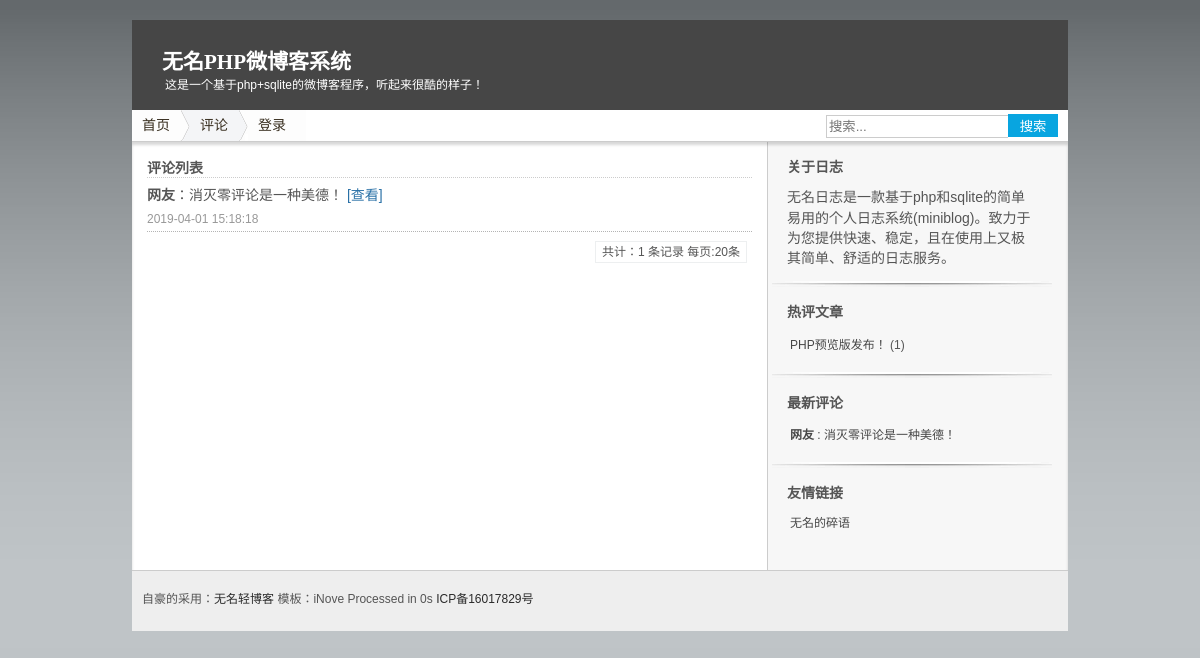
The app's page /index.php?act=plist, older data.
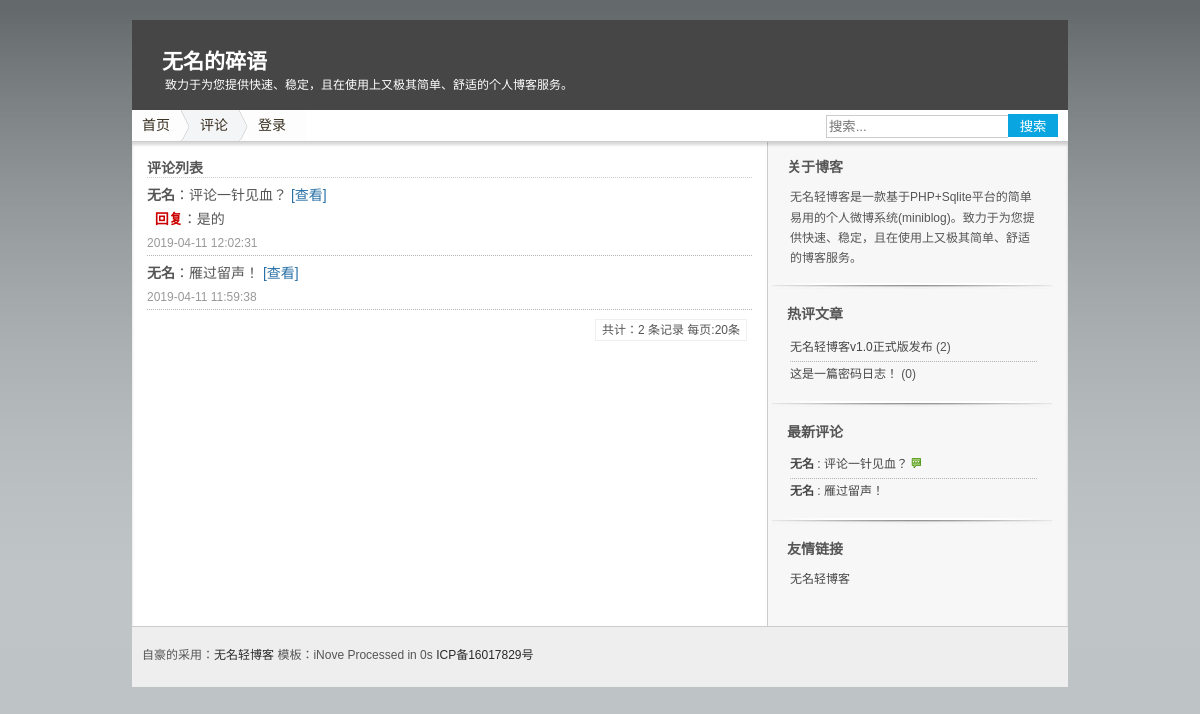
The same page, newer data.
### tables this page shows
CREATE TABLE "Set" (id INT (1), webuser VARCHAR (10), webtitle VARCHAR (20), webdesc VARCHAR (255), plsh INT (1), rewrite INT (1), safecode INT (1), icp VARCHAR (20));

CREATE TABLE Pl (id INTEGER PRIMARY KEY AUTOINCREMENT, cid INTEGER, pname VARCHAR (20), pcontent VARCHAR (300), rcontent VARCHAR (100), ptime DATETIME DEFAULT (datetime('now', 'localtime')), isn INT DEFAULT (0));

CREATE TABLE Wid (id INTEGER PRIMARY KEY AUTOINCREMENT, title VARCHAR (20), html TEXT, ord INT DEFAULT (1));

CREATE TABLE Log (id INTEGER PRIMARY KEY AUTOINCREMENT, title VARCHAR (100), sum VARCHAR (200), content TEXT, pic VARCHAR (200), pics VARCHAR (500), fm VARCHAR (20), atime DATETIME DEFAULT (datetime('now', 'localtime')), ist INT (1) DEFAULT (0), num INTEGER DEFAULT (0), pass VARCHAR (32));

### index.php (called while the page is built, shortened)
<?php
$t1 = microtime(true);
require_once 'app/class/config.php';
$db = new DbHelpClass();
$p = isset($_GET['p']) ? intval($_GET['p']) : 1;
$act = isset($_GET['act']) ? $_GET['act'] : '';
$per_page = 20;
$start = $per_page * ($p - 1);
$wid = $db->getdata("select * from `Wid` order by ord");
switch ($act) {
    case 'plist':
        $count = $db->total('`Pl`');
        $list = $db->getdata("select * from `Pl` order by id desc limit $start,$per_page", array());
        $tpl = 'plist.php';
        break;
}
require_once 'assets/'.$template .'/'. $tpl;

### app/class/config.php (called while the page is built, shortened)
<?php
$template = 'iNove';
$set = getset();
$webtitle= $set['webtitle'];
$webdesc= $set['webdesc'];
$rewrite = $set['rewrite'];
$icp = $set['icp'];
require_once ROOT_PATH.'assets/'.$template.'/theme.php';
function getset(){
  $db =new DbHelpClass();
  if(empty($_SESSION['set'])){
     $rs = $db->getdata("select * from `Set` where id=1");
     $set = $rs[0];
  }else{
     $set = $_SESSION['set'];
  }
  return $set;
}
function vurl($id){
   global $rewrite;
   $url =  $rewrite?'post-'.$id.'.html':self().'?act=pl&id='.$id;
   return $url;
}
function self(){
    $self = $_SERVER['PHP_SELF'];
    $php_self=substr($self,strrpos($self,'/')+1);
    return $php_self;
}
class DbHelpClass
    {
        private $conn;
        function __construct()
        {
            $path=ROOT_PATH."app/db/log.db";
			try{
			   $this->conn = new PDO('sqlite:'.$path);
			 }
			catch(Exception $errinfo){
				die ("PDO Connection faild.(可能空间不支持pdo_sqlite，详细错误信息：)".$errinfo);
			}
        }
        function getdata($sql,$params=array())
        {
            $bind=$this->conn->prepare($sql);
            $arrKeys=array_keys($params);
            $bind->execute();
            $result=$bind->fetchAll(PDO::FETCH_ASSOC);
            return $result;
        }
        function total($tab_name,$tj='')
           {
             $bind = $this->conn->prepare('SELECT count(id) as c FROM '.$tab_name.' '.$tj);
             $bind->execute();
             $result = $bind->fetchAll();
             return $result[0]['c'];
           }
    }

### assets/iNove/plist.php (the view, shortened to what the changed rows need)
<?php if(!defined('wmblog'))exit; ?><!DOCTYPE HTML>
<html>
<head>
<link href="assets/<?php echo $template;?>/style.css" rel="stylesheet" type="text/css" />
</head>
<body>
<div id="wrap">
  <?php include "head.php";?>
  <div id="content">
  <div id="main">
     <div id="comment_list">
         <?php foreach($list as $v){ ?>
		<div class="comlist" id="Com-<?php echo $v['id']; ?>"><div id="Ctext-<?php echo $v['id']; ?>"><p><strong><?php echo $v['pname']; ?></strong>：<?php if($v['isn']==1 && $admin===0){echo '评论审核中...'; } else { echo $v['pcontent'];}?>  <a href="<?php echo vurl($v['cid']); ?>#Com-<?php echo $v['id']; ?>">[查看]</a></p>
		<?php if($v['rcontent']<>""){?><p class="re">&nbsp;&nbsp;<strong style="color:#C00">回复</strong>：<span><?php echo $v['rcontent']; ?></span></p><?php }?>
		</div><p class="time"><?php echo $v['ptime']; ?></p></div>
       <?php } ?>
	 </div>
	 <div id="pager">
		<span class="info"> 共计：<?php echo $count; ?> 条记录 每页:<?php echo $per_page; ?>条</span><?php echo $pagelist; ?>
	</div>
	 </div>
    <?php include "right.php";?>
  </div>
  <div id="footer"><?php include "foot.php";?></div>
</div>
</body>
</html>

### assets/iNove/head.php (shortened to what the changed rows need)
<?php if(!defined('wmblog'))exit; ?><div id="header">
    <div id="caption">
      <h2 id="title"><a href="./"><?php echo $webtitle;?></a></h2>
      <div id="tagline"><?php echo $webdesc;?></div>
    </div>
  </div>

### assets/iNove/right.php
<?php if(!defined('wmblog'))exit; ?><div id="sidebar">
	  <?php foreach($wid as $v){?>
      <div class="widget">
        <h2><?php echo $v['title'];?></h2>
		<?php if($v['html']	==='topic'){?>
           <ul class="topic"><?php echo topic(10);?> </ul>
	    <?php }elseif ($v['html']	==='comment'){?>
           <ul class="comment"><?php echo comment(10);?></ul>
		<?php }else{?>
		  <ul><?php echo $v['html'];?></ul>
		<?php } ?>
      </div>
	 <?php } ?>
</div>

### assets/iNove/theme.php (shortened to what the changed rows need)
 <?php
function topic($n){
	global $db;
	$str = '';
    $rs =  $db->getdata("select id,title,sum,num from `Log` order by num desc limit 0,$n");
	foreach($rs as $v){
		if(empty($v['title'])){
		  $title = mb_substr(strip_tags($v['sum']),0,14,'utf-8');
		}else{
		   $title = $v['title'];
		}
	  $str .= '<li><a href="'. vurl($v['id']) .'">'.$title.'</a> ('.$v['num'].')</li>';
	}
   return $str;
}
function comment($n){
  	global $db,$template;
	$str = '';
    $rs =  $db->getdata("select id,cid,pname,pcontent,rcontent,isn from `Pl` order by id desc limit 0,$n");
	foreach($rs as $v){
		if($v['isn'] == 1){
		  $pcontent = '评论审核中';
		}else{
		  $pcontent = mb_substr($v['pcontent'],0,12,'utf-8');
		}
	  $str .= '<li><a href="'. vurl($v['cid']) .'#Com-'.$v['id'].'"><strong>'.$v['pname'].'</strong> : '.$pcontent.'</a>';
	  if(!empty($v['rcontent'])) {$str .= ' <img title="已回复" src="assets/'.$template.'/images/reply.gif" width="10" height="10" />';}
       $str .='</li>';
	}
   return $str;
}
?>

### assets/iNove/foot.php
<?php if(!defined('wmblog'))exit; ?>自豪的采用：<a href="http://www.4jax.net">无名轻博客</a> 模板：<?php echo $template;?>  Processed in <?php $t2 = microtime(true); echo round($t2-$t1,3); ?>s <a href="http://www.miitbeian.gov.cn/" rel="nofollow" target="_blank"><?php echo $icp;?></a>

Row changes from the older to the newer data that the page shows:
removed set: webtitle "无名PHP微博客系统", webdesc "这是一个基于php+sqlite的微博客程序，听起来很酷的样子！", icp "ICP备16017829号"
removed pl: pname "网友", pcontent "消灭零评论是一种美德！", ptime "2019-04-01 15:18:18"
removed log: title "PHP预览版发布！", num "1", shown under wid "热评文章"
added set: webtitle "无名的碎语", webdesc "致力于为您提供快速、稳定，且在使用上又极其简单、舒适的个人博客服务。", icp "ICP备16017829号"
added pl: pname "无名", pcontent "评论一针见血？", rcontent "是的", ptime "2019-04-11 12:02:31"
added pl: pname "无名", pcontent "雁过留声！", ptime "2019-04-11 11:59:38"
changed wid: title "关于日志" → "关于博客"; html "无名日志是一款基于php和sqlite的简单易用的个人日志系统(miniblog)。致力于为您提供快速、稳定，且在使用上又极其简单、舒适的日志服务。" → "无名轻博客是一款基于PHP+Sqlite平台的简单易用的个人微博系统(miniblog)。致力于为您提供快速、稳定，且在使用上又极其简单、舒适的博客服务。"
added log: title "无名轻博客v1.0正式版发布", num "2", shown under wid "热评文章"
added log: sum "这是一篇密码日志！", num "0", shown under wid "热评文章"
changed wid "友情链接": html "无名的碎语" → "无名轻博客"
Text that changed along with them:
$count: "1" → "2"
